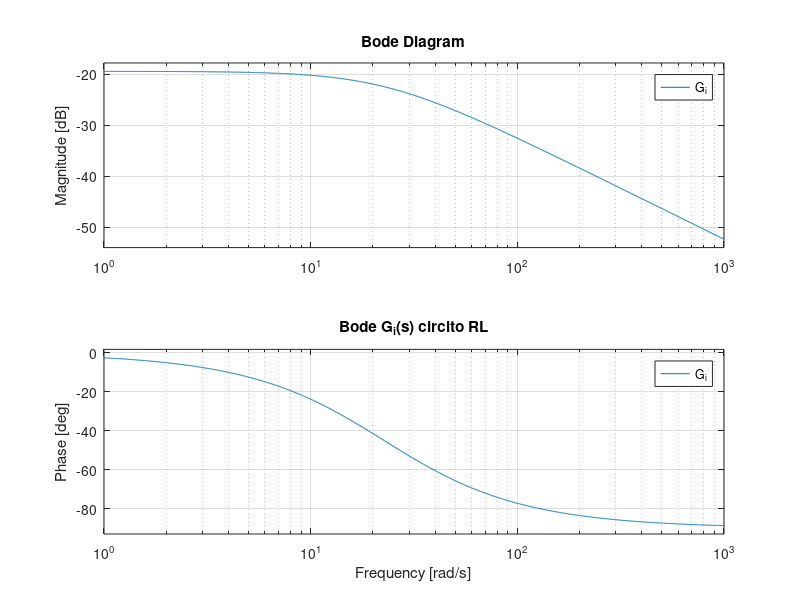
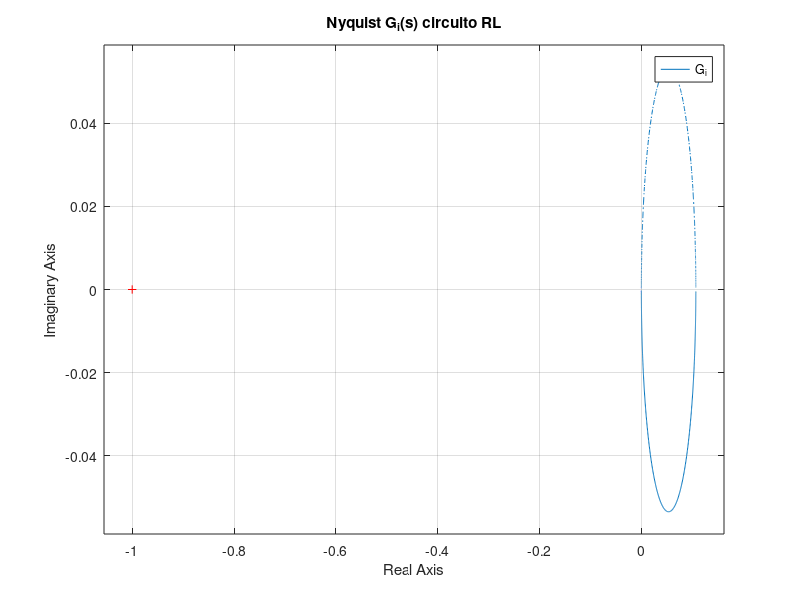
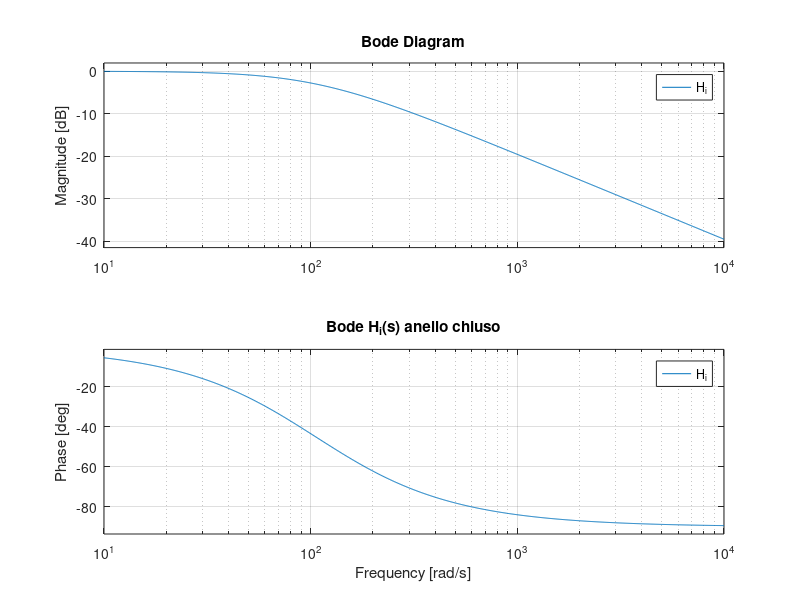
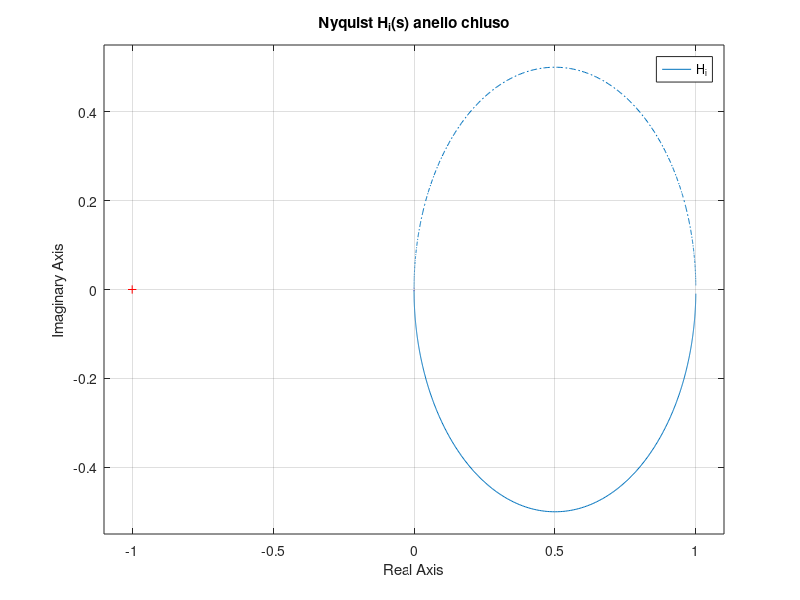

The MATLAB source for these figures, in order:
% Modello e controllo in frequenza
clear all;
clc
fprintf('\n');
fprintf('============================================================\n');
fprintf(' MODELLO E CONTROLLO IN FREQUENZA - MAGLEV\n');
fprintf('============================================================\n');

%% 0) Parametri 
Kg = 3;% gain amplificatore

% Circuito LR
L = 412.5e-3; %[H] inductance of the coil
Rc = 10; %[ohm]
% nc = 2450; %number of coils
% lc = 0.0825; %[m] lenght of the coil
% rc = 0.008; %[m] coil radius
Rs = 1; %[ohm] current sense resistance
Rcal = 0.85; % calibration resistance gain

R = (Rc + Rs)* Rcal; %[ohm] total resistance
V_max = 24; %tensione massima in ingresso alla bobina
I_max = 3; % 3 A massimi in ingresso alla bobina


% Meccanica
km = 6.5308e-5; %[N-m^2/A^2] electromagnet force constant
r = 1.27e-2; %[m] steel ball radius
m = 0.068; %[kg] steel ball mass
%Tb = 0.014; %[m] steel ball travel
l = 0.0394; %[m] total lenght
g = 9.81; %[m/s^2] gravity
%mu_0 = pi*4e-7; %[H/m] magnetic permeability constant
Kb = 2.83e-3; %[m/V] ball position sensitivity

I = [1, 0; 0, 1];

%% 1) Modello circuito RL
fprintf(' 1) MODELLO CIRCUITO RL\n');
s = tf('s');
fprintf("fdt circuito RL: \n");
wp = R/L;% unico polo di T(s) calcolabile anche con funzione pole
G_i = 1/(s*L +R)
[G_i_num, G_i_den]   = tfdata(G_i, 'v');
poles_G_i = pole(G_i)

fprintf("amplificatore: Kg=%f\n", Kg);

figure
bode(G_i)
grid on
title('Bode G_i(s) circito RL')

figure
nyquist(G_i)
grid on
title('Nyquist G_i(s) circuito RL')



% 1.2) REGOLATORE RL
fprintf(' 1.2) REGOLATORE DI CORRENTE R_i(s)\n');
% Sintesi con metodo di BODE
Kp_i = 14.559055;
Ki_i = 330.005238;
fprintf("Kp_i = %f\n", Kp_i);
fprintf("Ki_i = %f\n", Ki_i);

R_i = Kp_i + Ki_i/s
[R_i_num, R_i_den] = tfdata(R_i, 'v');

% 1.3) FDT ANELLO APERTO
fprintf(' 1.3) ANELLO APERTO CORRENTE L_i(s)\n');
L_i = R_i * Kg * G_i;
[numLi, denLi] = tfdata(L_i, 'v');
poles_L_i = pole(L_i);
zeros_L_i = zero(L_i);
[gm, pm, wcg, wcp_i] = margin(L_i);
fprintf("Gain margin=%f ,Phase margin=%f ,w_c=%f \n", gm, pm, wcp_i);


% 1.4) FDT ANELLO CHIUSO
fprintf(' 1.4) ANELLO CHIUSO CORRENTE H_i(s)\n');
fprintf("\n Hi fdt in retroazione \n");
H_i = L_i/(1+L_i)
H_i = minreal(H_i);
poles_H_i = pole(H_i)


figure
bode(H_i)
grid on
title('Bode H_i(s) anello chiuso')

figure
nyquist(H_i)
grid on
title('Nyquist H_i(s) anello chiuso')

%% 2) Modello meccanico linearizzato
fprintf(' 2) MODELLO MECCANICO LINEARIZZATO\n');
%Equilibrium
x_e = l/2 - r; % posizione di equilibrio a metà (piedistallo - inizio palla)
xd_e = 0;
i_e = sqrt((m*g/km) * (x_e + 2*r -l)^2); % corrente di equilibrio ie(xe)

v_e = i_e * R;

k1 = (2 * km * i_e^2)/(m * (l -2*r -x_e)^3);
k2 = (2 * km * i_e)/(m * (l-2*r -x_e)^2);

% 2.1 - TF
G_x = k2/(s^2 -k1);
[G_x_num, G_x_den]   = tfdata(G_x, 'v');

p = pole(G_x);   % poli
wm = abs(p(1));
fprintf("Frequenza naturale G_x: wm=%f", wm);


% Diagrammi
figure
bode(G_x)
grid on
title('Diagramma di Bode di G_x')

figure
nyquist(G_x)
grid on
title('Diagramma di Nyquist di G_x')

% 2.1 Plant complessivo
fprintf(' 2.2) PLANT COMPLESSIVO G(s) = H_i(s) G_x(s)\n');
G = minreal(H_i * G_x)
poles_G = pole(G)
figure
bode(G)
grid on
title('Diagramma di Bode di G')

figure
nyquist(G)
grid on
title('Diagramma di Nyquist di G')
